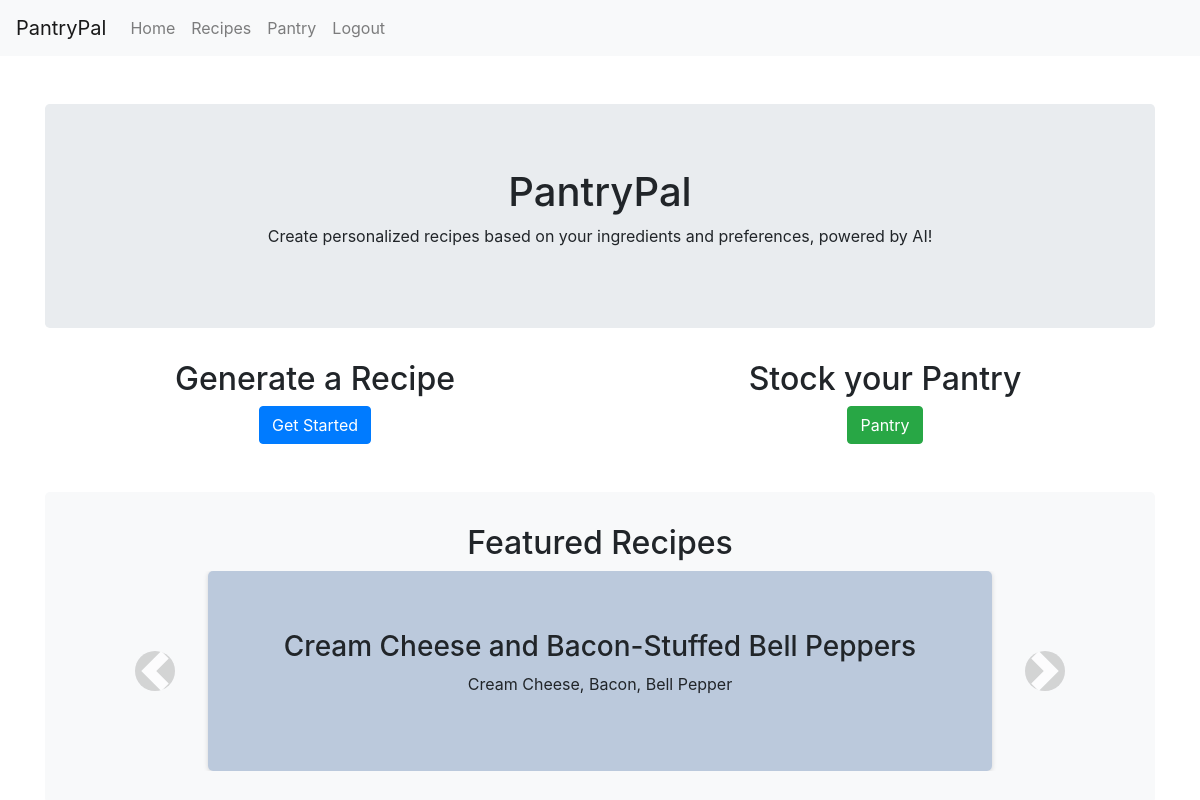
Screenshot of / (signed in) with the database file from the repository.
### app.py (models this page shows)
class Recipe(db.Model):
    id = db.Column(db.Integer, primary_key=True)
    title = db.Column(db.String(256), nullable=False)
    content = db.Column(db.String(10000), nullable=False)
    ingredients = db.Column(db.String(1000), nullable=False)

### app.py (the view)
@app.route('/')
def index():
    recipes = Recipe.query.all()
    random.shuffle(recipes)
    return render_template('index.html', recipes=recipes)

### app.py (called while the page is built)
@login_manager.user_loader
def load_user(user_id):
    return User.query.get(int(user_id))

### templates/index.html (shortened to what this page needs)
{% extends 'base.html' %}
{% block content %}
<div class="container">
    <div class="jumbotron text-center mt-5">
        <h1>PantryPal</h1>
        <p>Create personalized recipes based on your ingredients and preferences, powered by AI!</p>
    </div>
    <div class="row">
        <div class="col-md-6 text-center">
            <h2>Generate a Recipe</h2>
            <a href="{{ url_for('recipe') }}" class="btn btn-primary">Get Started</a>
        </div>
        <div class="col-md-6 text-center">
            {% if current_user.is_authenticated %}
                <h2>Stock your Pantry</h2>
                <a href="{{ url_for('pantry') }}" class="btn btn-success">Pantry</a>
            {% else %}
                <h2>Create a User Profile</h2>
                <a href="{{ url_for('register') }}" class="btn btn-success">Sign Up</a>
            {% endif %}
        </div>
    </div>
    <div class="carousel-container mt-5 text-center">
        <h2>Featured Recipes</h2>
        <div id="recipe-carousel" class="carousel slide" data-ride="carousel">
            <div class="carousel-inner">
                {% for recipe in recipes %}
                    <div class="carousel-item {% if loop.index == 1 %}active{% endif %}" data-recipe-id="{{ recipe.id }}">
                        <div class="carousel-recipe d-flex flex-column justify-content-center align-items-center h-100 text-center">
                            <h3>{{ recipe.title }}</h3>
                            <p>{{ recipe.ingredients }}</p>
                        </div>
                    </div>
                {% endfor %}
            </div>
            <a class="carousel-control-prev" href="#recipe-carousel" role="button" data-slide="prev">
                <span class="carousel-control-prev-icon" aria-hidden="true"></span>
            </a>
            <a class="carousel-control-next" href="#recipe-carousel" role="button" data-slide="next">
                <span class="carousel-control-next-icon" aria-hidden="true"></span>
            </a>
        </div>
    </div>
</div>
{% endblock %}

### static/css/main.css (style rules this page uses)
body { display: flex; min-height: 100vh; flex-direction: column; }
.container { margin-top: 56px; }
.carousel-container { background-color: #f8f9fa; padding: 2rem; border-radius: 5px; width: 100%; }
.carousel-recipe { background-color: rgba(180, 196, 217, 0.9); color: #212529; padding: 1rem; border-radius: 5px; width: 75%; min-height: 200px; box-shadow: 0 1px 5px rgba(0, 0, 0, 0.15); margin: 0 auto; }
.carousel-control-prev-icon, .carousel-control-next-icon { background-color: rgba(0, 0, 0, 0.3); width: 40px; height: 40px; border-radius: 50%; padding: 5px; }
.carousel-item { cursor: pointer; }

### rows the page displays
Recipe: title "Cream Cheese and Bacon-Stuffed Bell Peppers", ingredients "Cream Cheese, Bacon, Bell Pepper"
